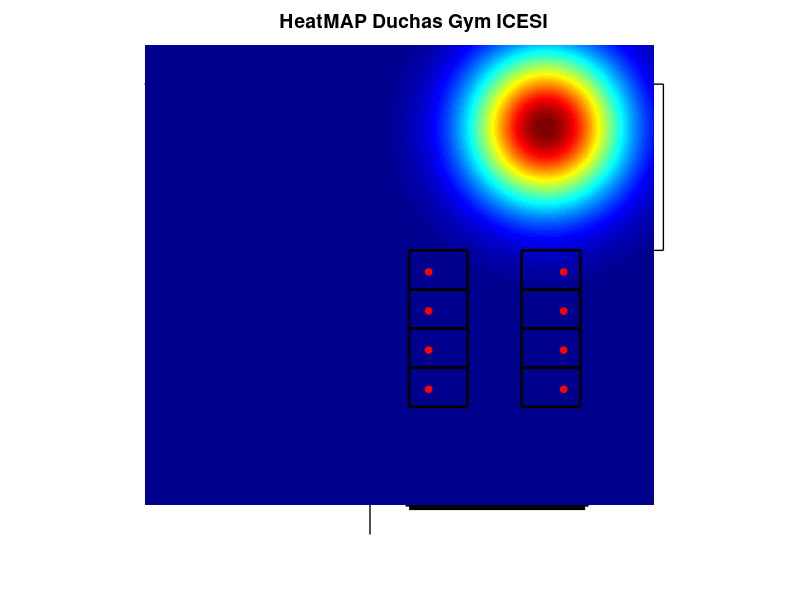

Recreate this plot in MATLAB.
clc;
clear;
% Crear figura
figure;
hold on;
axis equal;
% --- Ajustar límites para mostrar toda la distribución ---
xlim([-5 50]); % Ajuste de límites X para cubrir el Rombo Gym
ylim([-10 40]); % <--- CAMBIO AQUÍ: ampliado para mostrar completamente el mapa inferior

% --- Crear mapa de calor primero (para que no se tape) ---
[xGrid, yGrid] = meshgrid(linspace(-5, 25, 300), linspace(-5, 45, 300)); % Ajuste de límites Y

% Posiciones de los rombos (Access Points)
rombos = [17.5, 22;   % Rombo superior
          17.5, 31];  % <--- ¡CAMBIO CLAVE AQUÍ! Rombo inferior (ahora en Y=31)

% --- Dibujar contenedores y rombos encima del heatmap ---
rectangle('Position', [-16, -13, 34, 49], 'EdgeColor', 'k', 'LineWidth', 1, 'FaceColor', 'none');

% Dimensiones del rombo
ancho_rombo = 1.0;
alto_rombo = 1.5;

% --- Rombo Superior ---
cx_superior = 17.5;
cy_superior = 22;
x_rombo1 = [cx_superior + ancho_rombo/2, cx_superior, cx_superior - ancho_rombo/2, cx_superior, cx_superior + ancho_rombo/2];
y_rombo1 = [cy_superior, cy_superior + alto_rombo/2, cy_superior, cy_superior - alto_rombo/2, cy_superior];
plot(x_rombo1, y_rombo1, 'k', 'LineWidth', 1);

% --- Rombo Inferior ---
cx_inferior = 17.5;
cy_inferior = -5;
x_rombo2 = [cx_inferior + ancho_rombo/2, cx_inferior, cx_inferior - ancho_rombo/2, cx_inferior, cx_inferior + ancho_rombo/2];
y_rombo2 = [cy_inferior, cy_inferior + alto_rombo/2, cy_inferior, cy_inferior - alto_rombo/2, cy_inferior];
plot(x_rombo2, y_rombo2, 'k', 'LineWidth', 1);

% --- Rectángulos adicionales ---
rectangle('Position', [22, 19, 26, 17], 'EdgeColor', 'k', 'LineWidth', 1, 'FaceColor', 'none');
rectangle('Position', [22, -7.2, 18, 26], 'EdgeColor', 'k', 'LineWidth', 5, 'FaceColor', 'none');

% --- Rombo Gym (se mantiene en 35, 31) ---
cx_gym = 35;
cy_gym = 31;
x_rombo_gym = [cx_gym + ancho_rombo/2, cx_gym, cx_gym - ancho_rombo/2, cx_gym, cx_gym + ancho_rombo/2];
y_rombo_gym = [cy_gym, cy_gym + alto_rombo/2, cy_gym, cy_gym - alto_rombo/2, cy_gym];
plot(x_rombo_gym, y_rombo_gym, 'k', 'LineWidth', 1);

% --- Crear nuevo mapa de calor (el que prevalece) ---
[xGrid, yGrid] = meshgrid(linspace(-4, 45, 800), linspace(-4, 45, 800)); % Ajuste de límites

% Posiciones de los rombos (Access Points)  
rombos = [17.5, 22;   % Rombo superior
          17.5, 0;    % <--- CAMBIO AQUÍ: Rombo inferior más abajo, visible completo
          35, 31];    % Rombo Gym (se mantiene)

for i = 1:size(rombos,1)
    cx = rombos(i,1);
    cy = rombos(i,2);
    sigma_x = 5; 
    sigma_y = 5;
    Z = exp(-(((xGrid - cx).^2) / (2*sigma_x^2) + ((yGrid - cy).^2) / (2*sigma_y^2)));
    h = imagesc(linspace(-7, 47, 800), linspace(-7, 47, 800), Z); % Ajuste de límites
    colormap(jet);
    set(h, 'AlphaData', Z*3); % Transparencia según intensidad
end

%------------------------------------------------
% --- Rectángulos y Puntos de las Duchas (se mantienen) ---
rectangle('Position', [22, 15, 6, 4], 'EdgeColor', 'k', 'LineWidth', 2, 'FaceColor', 'none');
rectangle('Position', [22, 11, 6, 4], 'EdgeColor', 'k', 'LineWidth', 2, 'FaceColor', 'none');
rectangle('Position', [22, 7, 6, 4], 'EdgeColor', 'k', 'LineWidth', 2, 'FaceColor', 'none');
rectangle('Position', [22, 3, 6, 4], 'EdgeColor', 'k', 'LineWidth', 2, 'FaceColor', 'none');
rectangle('Position', [33.5, 15, 6, 4], 'EdgeColor', 'k', 'LineWidth', 2, 'FaceColor', 'none');
rectangle('Position', [33.5, 11, 6, 4], 'EdgeColor', 'k', 'LineWidth', 2, 'FaceColor', 'none');
rectangle('Position', [33.5, 7, 6, 4], 'EdgeColor', 'k', 'LineWidth', 2, 'FaceColor', 'none');
rectangle('Position', [33.5, 3, 6, 4], 'EdgeColor', 'k', 'LineWidth', 2, 'FaceColor', 'none');

% --- Puntos Rojos (se mantienen) ---
x_punto = 24; y_punto = 16.8; plot(x_punto, y_punto, 'ro', 'MarkerSize', 5, 'MarkerFaceColor', 'r');
x_punto = 24; y_punto = 12.8; plot(x_punto, y_punto, 'ro', 'MarkerSize', 5, 'MarkerFaceColor', 'r');
x_punto = 24; y_punto = 8.8; plot(x_punto, y_punto, 'ro', 'MarkerSize', 5, 'MarkerFaceColor', 'r');
x_punto = 24; y_punto = 4.8; plot(x_punto, y_punto, 'ro', 'MarkerSize', 5, 'MarkerFaceColor', 'r');
x_punto = 37.8; y_punto = 16.8; plot(x_punto, y_punto, 'ro', 'MarkerSize', 5, 'MarkerFaceColor', 'r');
x_punto = 37.8; y_punto = 12.8; plot(x_punto, y_punto, 'ro', 'MarkerSize', 5, 'MarkerFaceColor', 'r');
x_punto = 37.8; y_punto = 8.8; plot(x_punto, y_punto, 'ro', 'MarkerSize', 5, 'MarkerFaceColor', 'r');
x_punto = 37.8; y_punto = 4.8; plot(x_punto, y_punto, 'ro', 'MarkerSize', 5, 'MarkerFaceColor', 'r');

% --- Configuración final ---
title('HeatMAP Duchas Gym ICESI', 'FontSize', 14, 'FontWeight', 'bold');
grid off;
set(gca, 'XTick', [], 'YTick', []);
axis off;
hold off;
